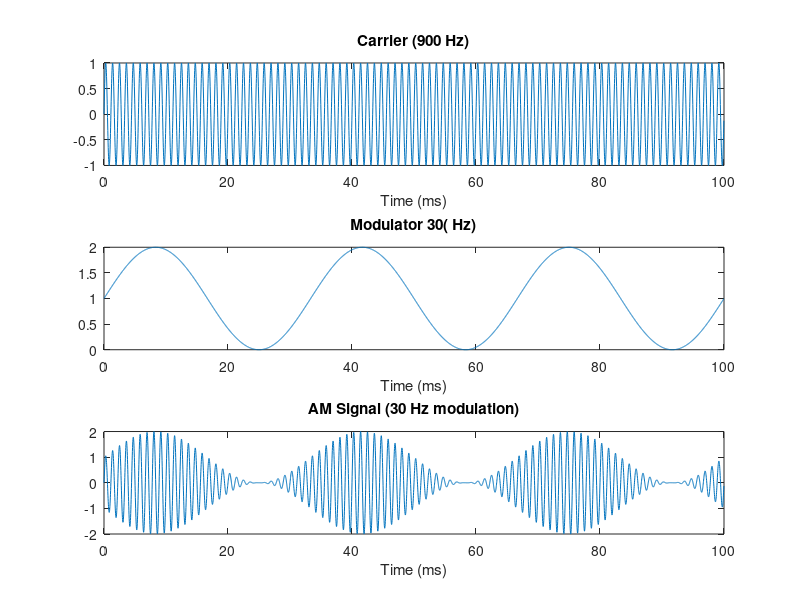

Write the MATLAB code that produced this figure.
clear sound;
fs = 44100;         % 采样频率
d = 600;              % 持续时间 (s)
fc = 900;           % 载波频率 (Hz)
fm = 30;            % 调制频率 (Hz)
t = (0:1/fs:d-1/fs);% 时间向量

carrier   = sin(2*pi*fc*t); 
modulator = 1 + sin(2*pi*fm*t);   
am_signal = carrier .* modulator;


%sound(am_signal, fs);     
%sound(carrier, fs); % 900Hz
%sound(modulator-1,fs);%40Hz


samples = round(0.1 * fs);
figure;
subplot(3,1,1); plot(t(1:samples)*1000, carrier(1:samples));
title('Carrier (900 Hz)'); xlabel('Time (ms)');
subplot(3,1,2); plot(t(1:samples)*1000, modulator(1:samples));
title(['Modulator ',num2str(fm),'( Hz)']); xlabel('Time (ms)');
subplot(3,1,3); plot(t(1:samples)*1000, am_signal(1:samples));
title(['AM Signal (',num2str(fm),' Hz modulation)']); xlabel('Time (ms)');


audiowrite(['am_tone_',num2str(fm),'Hz.wav'], am_signal, fs);

disp(['✅ AM tone (',num2str(fm),' Hz) saved to am_tone_',num2str(fm),'Hz.wav']);
